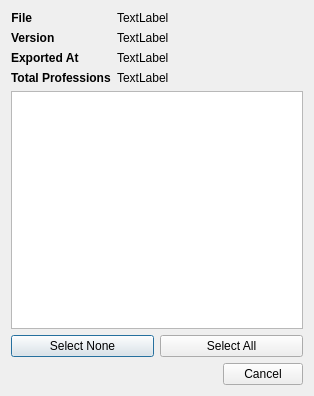
<?xml version="1.0" encoding="UTF-8"?>
<ui version="4.0">
 <class>CustomProfessionsExportDialog</class>
 <widget class="QDialog" name="CustomProfessionsExportDialog">
  <property name="geometry">
   <rect>
    <x>0</x>
    <y>0</y>
    <width>314</width>
    <height>396</height>
   </rect>
  </property>
  <property name="windowTitle">
   <string>Import Custom Professions</string>
  </property>
  <layout class="QVBoxLayout" name="verticalLayout">
   <item>
    <layout class="QFormLayout" name="formLayout">
     <item row="0" column="0">
      <widget class="QLabel" name="label">
       <property name="font">
        <font>
         <weight>75</weight>
         <bold>true</bold>
        </font>
       </property>
       <property name="text">
        <string>File</string>
       </property>
       <property name="alignment">
        <set>Qt::AlignRight|Qt::AlignTrailing|Qt::AlignVCenter</set>
       </property>
      </widget>
     </item>
     <item row="0" column="1">
      <widget class="QLabel" name="lbl_file_path">
       <property name="text">
        <string>TextLabel</string>
       </property>
      </widget>
     </item>
     <item row="1" column="0">
      <widget class="QLabel" name="label_2">
       <property name="font">
        <font>
         <weight>75</weight>
         <bold>true</bold>
        </font>
       </property>
       <property name="text">
        <string>Version</string>
       </property>
      </widget>
     </item>
     <item row="1" column="1">
      <widget class="QLabel" name="lbl_version">
       <property name="text">
        <string>TextLabel</string>
       </property>
      </widget>
     </item>
     <item row="2" column="0">
      <widget class="QLabel" name="label_3">
       <property name="font">
        <font>
         <weight>75</weight>
         <bold>true</bold>
        </font>
       </property>
       <property name="text">
        <string>Exported At</string>
       </property>
      </widget>
     </item>
     <item row="2" column="1">
      <widget class="QLabel" name="lbl_export_time">
       <property name="text">
        <string>TextLabel</string>
       </property>
      </widget>
     </item>
     <item row="3" column="0">
      <widget class="QLabel" name="label_4">
       <property name="font">
        <font>
         <weight>75</weight>
         <bold>true</bold>
        </font>
       </property>
       <property name="text">
        <string>Total Professions</string>
       </property>
      </widget>
     </item>
     <item row="3" column="1">
      <widget class="QLabel" name="lbl_professions_count">
       <property name="text">
        <string>TextLabel</string>
       </property>
      </widget>
     </item>
    </layout>
   </item>
   <item>
    <widget class="QxtListWidget" name="list_professions">
     <property name="toolTip">
      <string>Select the professions you would like to import</string>
     </property>
     <property name="isWrapping" stdset="0">
      <bool>false</bool>
     </property>
     <property name="uniformItemSizes">
      <bool>true</bool>
     </property>
    </widget>
   </item>
   <item>
    <layout class="QHBoxLayout" name="horizontalLayout">
     <item>
      <widget class="QPushButton" name="btn_select_none">
       <property name="text">
        <string>Select None</string>
       </property>
      </widget>
     </item>
     <item>
      <widget class="QPushButton" name="btn_select_all">
       <property name="text">
        <string>Select All</string>
       </property>
      </widget>
     </item>
    </layout>
   </item>
   <item>
    <widget class="QDialogButtonBox" name="buttonBox">
     <property name="orientation">
      <enum>Qt::Horizontal</enum>
     </property>
     <property name="standardButtons">
      <set>QDialogButtonBox::Cancel</set>
     </property>
     <property name="centerButtons">
      <bool>false</bool>
     </property>
    </widget>
   </item>
  </layout>
 </widget>
 <customwidgets>
  <customwidget>
   <class>QxtListWidget</class>
   <extends>QListWidget</extends>
   <header location="global">qxtlistwidget.h</header>
  </customwidget>
 </customwidgets>
 <resources/>
 <connections>
  <connection>
   <sender>buttonBox</sender>
   <signal>accepted()</signal>
   <receiver>CustomProfessionsExportDialog</receiver>
   <slot>accept()</slot>
   <hints>
    <hint type="sourcelabel">
     <x>168</x>
     <y>386</y>
    </hint>
    <hint type="destinationlabel">
     <x>157</x>
     <y>274</y>
    </hint>
   </hints>
  </connection>
  <connection>
   <sender>buttonBox</sender>
   <signal>rejected()</signal>
   <receiver>CustomProfessionsExportDialog</receiver>
   <slot>reject()</slot>
   <hints>
    <hint type="sourcelabel">
     <x>168</x>
     <y>386</y>
    </hint>
    <hint type="destinationlabel">
     <x>286</x>
     <y>274</y>
    </hint>
   </hints>
  </connection>
 </connections>
</ui>
